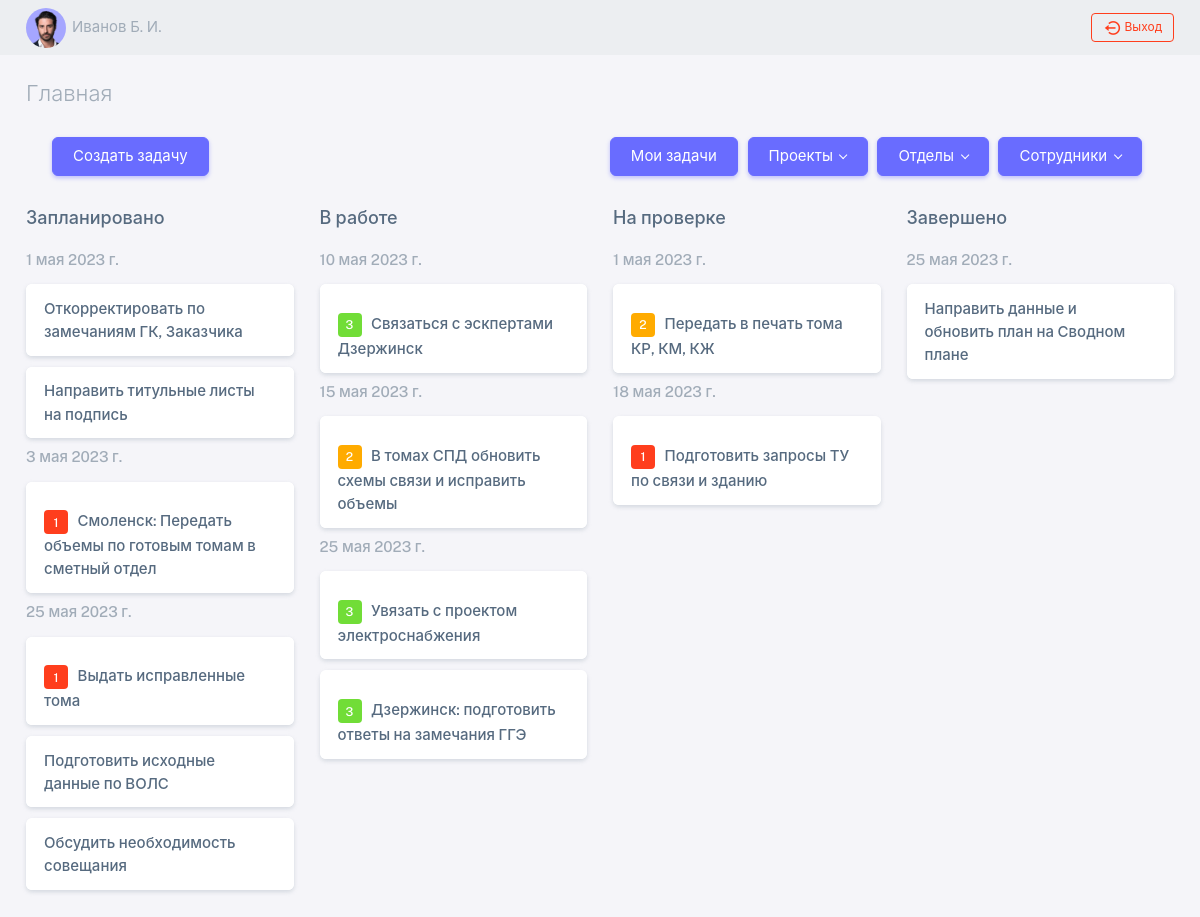
Page / (signed in) on the committed database.
### crm/models.py (models this page shows, shortened)
class Employee(AbstractUser):
    last_name = models.CharField('Фамилия', max_length=255, blank=True, null=True)
    first_name = models.CharField('Имя', max_length=255, blank=True, null=True)
    second_name = models.CharField('Отчество', max_length=255, blank=True, null=True)
    department = models.ForeignKey(Department, on_delete=models.CASCADE, verbose_name='Отдел', blank=True,  null=True)
    photo = models.ImageField(upload_to='photos_of_employees/%Y/%m/%d/', blank=True, verbose_name='Фотография')
    class Meta:
        verbose_name = 'Сотрудник'
        verbose_name_plural = 'Сотрудники'
    def __str__(self):
        if self.last_name and self.first_name and self.second_name:
            return f'{self.last_name}\xA0{self.first_name[0]}.\xA0{self.second_name[0]}.'
        return self.username

class Task(models.Model):
    todo = 'TD'
    doing = 'DO'
    done = 'DN'
    release = 'RL'
    STATUS = [
        (todo, 'Запланировано'),
        (doing, 'В работе'),
        (done, 'На проверке'),
        (release, 'Завершено')
    ]
    height = 1
    normal = 2
    low = 3
    none = 4
    PRIORITY = [
        (height, 'Высокий приоритет'),
        (normal, 'Средний приоритет'),
        (low, 'Низкий приоритет'),
        (none, 'Приоритет не указан')
    ]
    name = models.CharField(max_length=255, verbose_name='Название')
    about = models.TextField(verbose_name='Описание')
    project = models.ManyToManyField(Project, verbose_name='Объект')
    author_id = models.IntegerField()
    employee = models.ManyToManyField(Employee, verbose_name='Исполнитель')
    status = models.CharField(max_length=2, choices=STATUS, default=todo, verbose_name='Статус')
    priority = models.IntegerField(choices=PRIORITY, default=none, verbose_name='Приоритет')
    start = models.DateField(default=timezone.now)
    end = models.DateField(verbose_name='Окончание')
    class Meta:
        verbose_name = 'Задача'
        verbose_name_plural = 'Задачи'

### crm/views.py (the view)
# urls.py: path('', KanbanView.as_view(), name='kanban_page'),
class KanbanView(LoginRequiredMixin, TemplateView):
    template_name = 'kanban_page.html'
    form_class = TaskForm
    def get_context_data(self, **kwargs):
        context = super().get_context_data(**kwargs)
        task = Task
        todo = do_dict(task.objects.filter(status='TD').order_by('end', 'priority'))
        doing = do_dict(task.objects.filter(status='DO').order_by('end', 'priority'))
        done = do_dict(task.objects.filter(status='DN').order_by('end', 'priority'))
        release = do_dict(task.objects.filter(status='RL').order_by('end', 'priority'))
        columns = (
            {'label': 'Запланировано', 'tag': 'todo', 'objects': todo},
            {'label': 'В работе', 'tag': 'doing', 'objects': doing},
            {'label': 'На проверке', 'tag': 'done', 'objects': done},
            {'label': 'Завершено', 'tag': 'release', 'objects': release}
        )
        context['columns'] = columns
        context['user_pk'] = self.request.user.pk
        context['is_manager'] = self.request.user.groups.filter(name='Управление').exists()
        context['projects'] = Project.objects.all()
        context['employees'] = Employee.objects.exclude(id=1)
        context['departments'] = Department.objects.all()
        return context

### crm/models.py (called while the page is built)
    def __str__(self):
        return self.name

    def __str__(self):
        return self.name

### crm/utils.py (called while the page is built)
def do_dict(tasks):
    d = {}
    for i in [_.end for _ in tasks]:
        d[i] = [j for j in tasks if j.end == i]
    return d

### templates/kanban_page.html (shortened to what this page needs)
{% extends 'base.html' %}
{% block content %}
  {% for column in columns %}
  <div class="col-md-6 col-lg-3">
    <h5 class="mt-2">{{ column.label }}</h5>
    <div class="accordion mt-4 accordion-without-arrow" id="{{ column.tag }}">
      {% for date, tasks in column.objects.items %}
        <h6 class="mt-2 text-muted">{{ date }}</h6>
        {% for task in tasks %}
          <div class="card accordion-item">
            <h2 class="accordion-header text-body d-flex justify-content-between" id="heading{{ task.pk }}">
              <button type="button" class="accordion-button collapsed" data-bs-toggle="collapse" data-bs-target="#accordion{{ task.pk }}" aria-expanded="false" aria-controls="accordion{{ task.pk }}">
                <div class="demo-inline-spacing">
                  {% if task.priority == 3 %}
                    <span class="badge badge-center bg-success">3</span>
                  {% elif task.priority == 2 %}
                    <span class="badge badge-center bg-warning">2</span>
                  {% elif task.priority == 1 %}
                    <span class="badge badge-center bg-danger">1</span>
                  {% endif %}
                  {{ task.name }}
                </div>
              </button>
            </h2>
          </div>
        {% endfor %}
      {% endfor %}
    </div>
  </div>
  {% endfor %}
{% endblock content %}

### templates/base.html (shortened to what this page needs)
<!DOCTYPE html>
<html lang="en">
<head>
  {% load static %}
  <link rel="stylesheet" href="{% static 'vendor/fonts/boxicons.css' %}" />
  <link rel="stylesheet" href="{% static 'vendor/css/core.css' %}" class="template-customizer-core-css" />
  <link rel="stylesheet" href="{% static 'vendor/css/theme-default.css' %}" class="template-customizer-theme-css" />
  <link rel="stylesheet" href="{% static 'css/demo.css' %}" />
  <link rel="stylesheet" href="{% static 'vendor/libs/perfect-scrollbar/perfect-scrollbar.css' %}" />
</head>
<body>
  <div class="layout-wrapper layout-content-navbar">
    <div class="layout-container">
      <div class="layout-page">
        <nav class="navbar navbar-expand-lg navbar-light bg-light">
          <div class="container-fluid">
            <div class="collapse navbar-collapse" id="navbarSupportedContent">
              <div class="navbar-nav me-auto mb-2 mb-lg-0">
                <div class="avatar">
                  {% if user.photo %}
                    <img src="{{ MEDIA_DIR }}{{ user.photo.url }}" class="w-px-40 h-auto rounded-circle">
                  {% else %}
                    <img src="/media/photos_of_employees/default.png" class="w-px-40 h-auto rounded-circle">
                  {% endif %}
                </div>
                <a href="{% url 'profile' user.id %}" class="nav-item nav-link">{{ user }}</a>
              </div>
              <div>
                <a href="{% url 'logout' %}" class="btn btn-sm btn-outline-danger"><i class="bx bx-log-out-circle"></i> Выход</a>
              </div>
            </div>
          </div>
        </nav>
        <div class="content-wrapper">
          <div class="container-xxl flex-grow-1 container-p-y">
            <h4 class="fw-bold"><span class="text-muted fw-light"><a class="text-muted fw-light" href="/">Главная</a></span>{% if page_title %} / {{ page_title }}{% endif %}</h4>
            <div class="container-fluid d-flex flex-md-row flex-column justify-content-between align-items-md-center gap-1 container-p-x mb-4">
              <div class="demo-inline-spacing">
                <button type="button" class="btn btn-primary" onclick="document.location='{% url 'task_create' %}'">Создать задачу</button>
              </div>
              <div class="demo-inline-spacing">
                <button type="button" class="btn btn-primary" onclick="document.location='http://127.0.0.1:8000/my/{{ user.pk }}'">Мои задачи</button>
                <button type="button" class="btn btn-primary dropdown-toggle me-2" data-bs-toggle="dropdown" aria-expanded="false">Проекты</button>
                <button type="button" class="btn btn-primary dropdown-toggle me-2" data-bs-toggle="dropdown" aria-expanded="false">Отделы</button>
                <button type="button" class="btn btn-primary dropdown-toggle me-2" data-bs-toggle="dropdown" aria-expanded="false">Сотрудники</button>
              </div>
            </div>
            <div class="row mb-5">
              {% block content %}{% endblock content %}
            </div>
          </div>
        </div>
      </div>
    </div>
  </div>
</body>
</html>

### static/css/demo.css (style rules this page uses)
.demo-inline-spacing > * { margin: 1rem 0.375rem 0 0 !important; }

### rows in the picture
Employee: photo (picture), last_name+first_name+second_name "Иванов Б. И."
Task: end "1 мая 2023 г.", name "Откорректировать по замечаниям ГК, Заказчика"
Task: name "Направить титульные листы на подпись"
Task: end "3 мая 2023 г.", priority "1", name "Смоленск: Передать объемы по готовым томам в сметный отдел"
Task: end "25 мая 2023 г.", priority "1", name "Выдать исправленные тома"
Task: name "Подготовить исходные данные по ВОЛС"
Task: name "Обсудить необходимость совещания"
Task: end "10 мая 2023 г.", priority "3", name "Связаться с эскпертами Дзержинск"
Task: end "15 мая 2023 г.", priority "2", name "В томах СПД обновить схемы связи и исправить объемы"
Task: end "25 мая 2023 г.", priority "3", name "Увязать с проектом электроснабжения"
Task: priority "3", name "Дзержинск: подготовить ответы на замечания ГГЭ"
Task: end "1 мая 2023 г.", priority "2", name "Передать в печать тома КР, КМ, КЖ"
Task: end "18 мая 2023 г.", priority "1", name "Подготовить запросы ТУ по связи и зданию"
Task: end "25 мая 2023 г.", name "Направить данные и обновить план на Сводном плане"

### other values in the picture
{{ column.label }} "Запланировано" "В работе" "На проверке" "Завершено"
